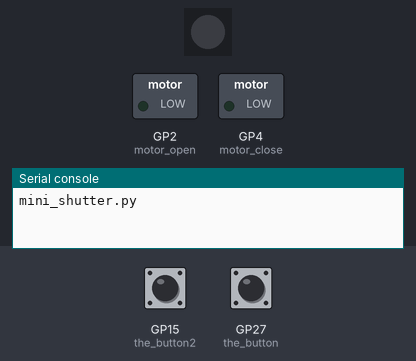
This program was run on a simulated Raspberry Pi Pico running CircuitPython. On the bench: 1 RGB LEDs in strip order, left to right, switched loads named in the program (green lamp = pin HIGH), the last lines printed to the serial console. The test bench sets the inputs (shaded band); at power-on: GP15 (the_button2) HIGH, GP27 (the_button) HIGH.

Above: at 1.2 s.
1.3 s: GP15 (the_button2) pulled LOW for 0.15 s
At 2.1 s:
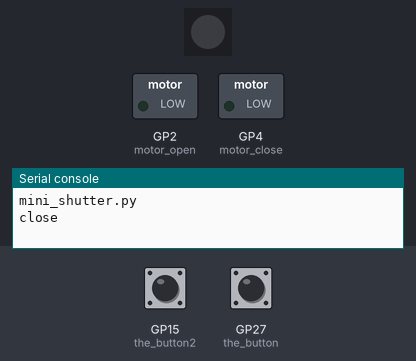
2.9 s: GP27 (the_button) pulled LOW for 0.15 s
At 3.3 s:
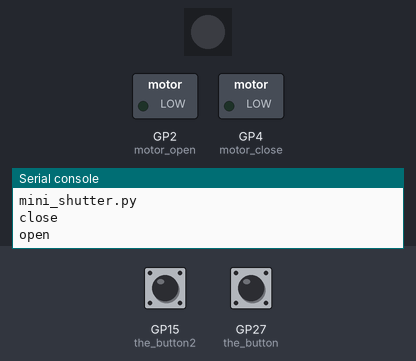
Timing chart, 0 to 5.9 s (numbered marks = the images above; inputs shaded):
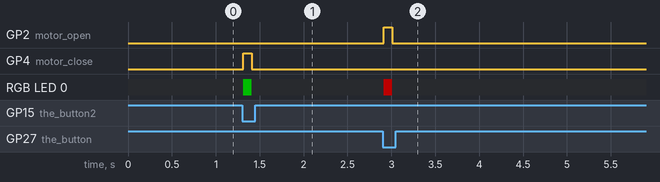

Measured:
- after the input at 1.3 s, GP4 (motor_close): LOW → HIGH at once, → LOW 0.10 s later; RGB LED 0: off → RGB(0, 76, 0) at once, → off 0.10 s later
- after the input at 2.9 s, GP2 (motor_open): LOW → HIGH at once, → LOW 0.10 s later; RGB LED 0: off → RGB(76, 0, 0) at once, → off 0.10 s later

The program:

mini_shutter.py
```python
#
# mini_shutterpy: run 4mm coreless DC motor (used for an optical shutter)
# either back and forth - opening and closing repeatedly
# or button pushes to open & close
#

import time
import board
import usb_hid
import neopixel
import supervisor
from digitalio import DigitalInOut, Direction, Pull
from adafruit_debouncer import Debouncer

BUTTON_PIN = board.GP27
the_button = DigitalInOut(BUTTON_PIN)		# button digital input
the_button.direction = Direction.INPUT
the_button.pull = Pull.UP

BUTTON_PIN2 = board.GP15
the_button2 = DigitalInOut(BUTTON_PIN2)		# button digital input
the_button2.direction = Direction.INPUT
the_button2.pull = Pull.UP

# motor_open = DigitalInOut(board.GP7)
# motor_close = DigitalInOut(board.GP6)

motor_open = DigitalInOut(board.GP2)
motor_close = DigitalInOut(board.GP4)
motor_open.direction = Direction.OUTPUT
motor_close.direction = Direction.OUTPUT
motor_open.value = False
motor_close.value = False

sw1 = Debouncer(the_button)
sw2 = Debouncer(the_button2)

led = neopixel.NeoPixel(board.GP16, 1)
led.brightness = 0.3

print("mini_shutter.py")

def shutter_open():
    led[0] = (255, 0, 0)
    motor_open.value = True
    time.sleep(0.1)
    motor_open.value = False
    led[0] = (0, 0, 0)
    print("open")

def shutter_close():
    led[0] = (0, 255, 0)
    motor_close.value = True
    time.sleep(0.1)
    motor_close.value = False
    led[0] = (0, 0, 0)
    print("close")

def process_buttons():
    sw1.update()		# button debouncing
    sw2.update()
    if not sw1.value:
        shutter_open()
        while not sw1.value:    # Wait for button to be released
            sw1.update()
            pass

    if not sw2.value:
        shutter_close()
        while not sw2.value:    # Wait for button to be released
            sw2.update()
            pass

def oscillate():
    shutter_open()
    time.sleep(0.5)
    shutter_close()
    time.sleep(0.5)

while True:
    process_buttons()
    # oscillate()
```
